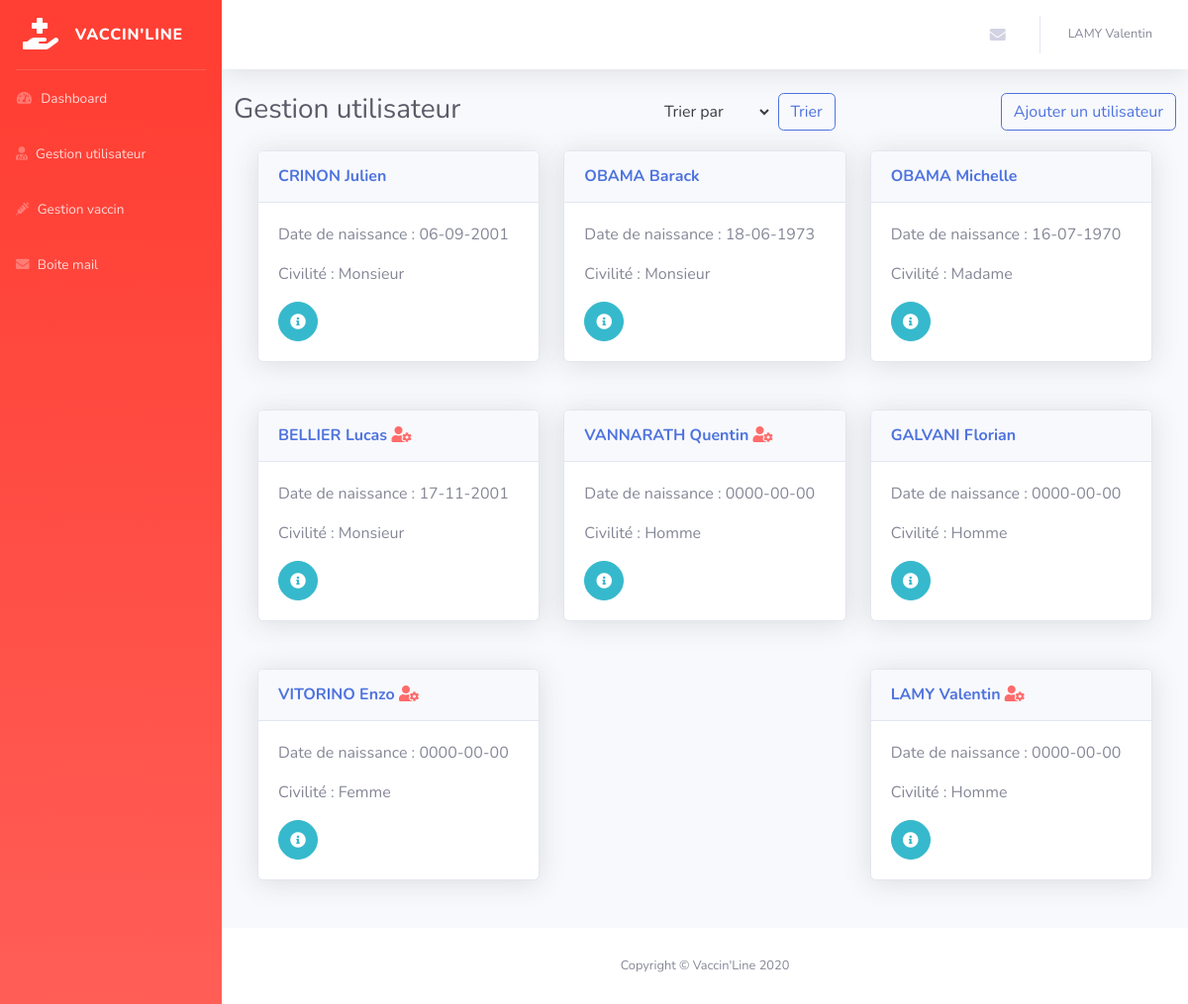
The page /admin/manage-user.php (signed in) on the database as committed earlier.
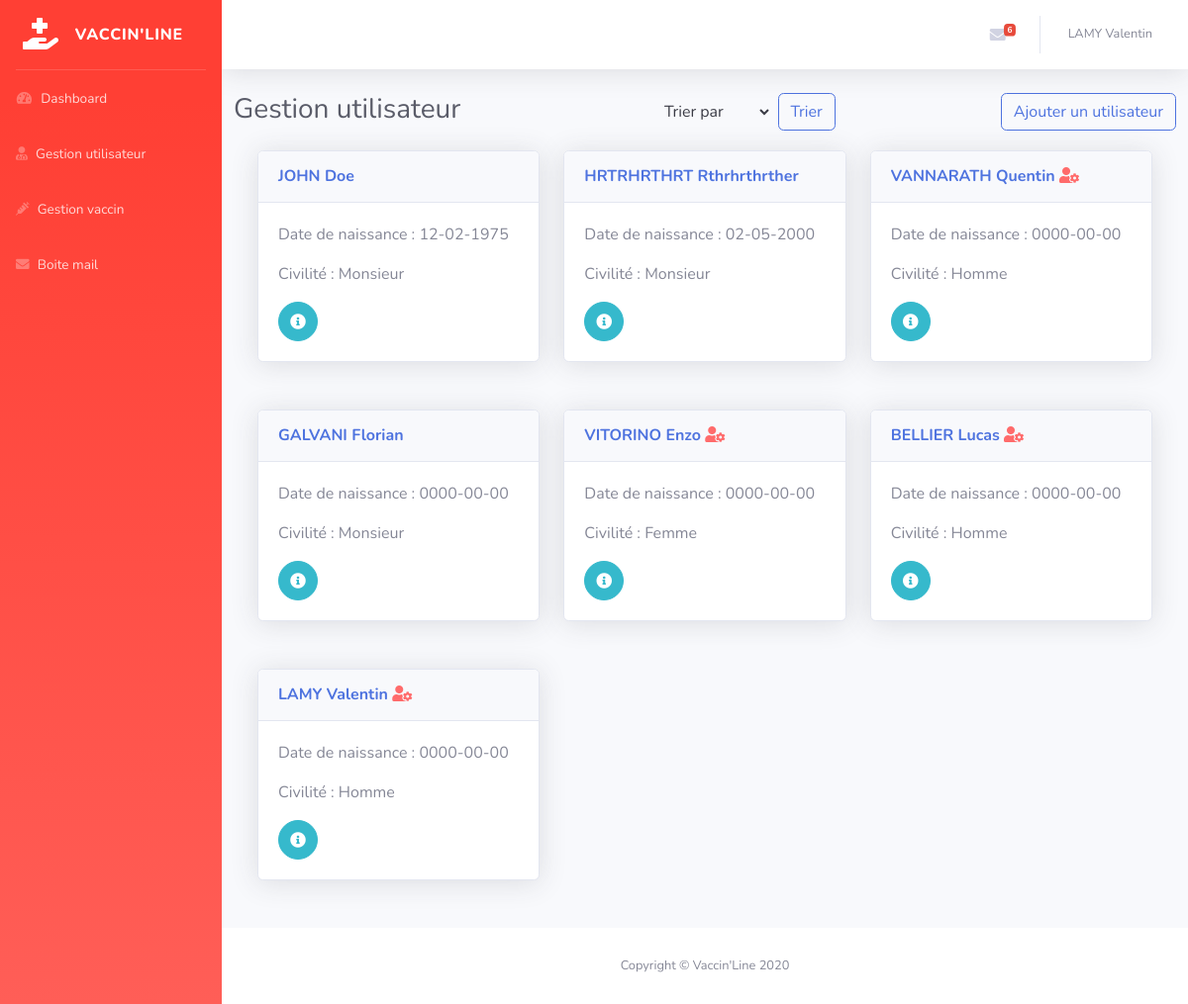
The same page on the database as committed later.
### tables this page shows
CREATE TABLE `vl_users` (
  `id` int(11) NOT NULL,
  `nom` varchar(150) NOT NULL,
  `prenom` varchar(150) NOT NULL,
  `password` varchar(255) NOT NULL,
  `email` varchar(120) NOT NULL,
  `status` int(11) NOT NULL DEFAULT 1,
  `token` varchar(255) DEFAULT NULL,
  `token_at` datetime DEFAULT NULL,
  `date_naissance` varchar(10) NOT NULL,
  `created_at` datetime NOT NULL,
  `civilite` varchar(100) NOT NULL,
  `role` varchar(10) NOT NULL,
  `age` int(3) NOT NULL
);

### inc/function.php (called while the page is built, shortened)
<?php
function TotalNonLu($contacts)
{
  $a = 0;
  foreach ($contacts as $contact) {
    if ($contact['lu'] == 'non') {
      ++$a;
    }
  }
  return $a;
}

### admin/manage-user.php (the view, shortened to what the changed rows need)
<?php
include('../inc/pdo.php');
include('../inc/function.php');
$title = 'Gestion utilisateur';
$trier = 1;
$sql = "SELECT * FROM vl_contacts WHERE status = 1 AND lu = 'non'";
$query = $pdo->prepare($sql);
$query->execute();
$contacts = $query->fetchAll();
  if(!empty($trier) && $trier == 2) {
    $sql = "SELECT * FROM vl_users WHERE status = 1 ORDER BY created_at ASC";
    $query = $pdo->prepare($sql);
    $query->execute();
    $users = $query->fetchAll();
  } elseif ($trier == 1) {
      $sql = "SELECT * FROM vl_users WHERE status = 1 ORDER BY created_at DESC";
      $query = $pdo->prepare($sql);
      $query->execute();
      $users = $query->fetchAll();
    }
include('inc/header-back.php');
 ?>
    <div class="container-fluid">
      <div class="row text-center justify-content-between">
        <div class="">
          <h1 class="h3 mb-4 text-gray-800"><?php echo $title; ?></h1>
        </div>
      </div>
        <div class="d-flex flex-wrap justify-content-between">
          <?php foreach ($users as $user) :?>
            <div class="col-xl-4 col-md-6 mb-4">
              <div class="card shadow mb-4">
                <div class="card-header py-3">
                  <h6 class="m-0 font-weight-bold text-primary"><a href="single-user.php?id=<?php echo $user['id'] ?>"><?php echo mb_strtoupper($user['nom']) . ' ' . ucfirst($user['prenom']);?></a> <?php if ($user['role'] == 'role_admin') {echo ' <i class="fas fa-user-cog" style="color: #ff6b6b;"></i>';}?></h6>
                </div>
                <div class="card-body">
                  <p>Date de naissance : <?php echo ucfirst($user['date_naissance']); ?></p>
                  <p>Civilité : <?php echo ucfirst($user['civilite']); ?></p>
                  <a href="single-user.php?id=<?php echo $user['id'] ?>" class="btn btn-info btn-circle">
                      <i class="fas fa-info-circle"></i>
                  </a>
                </div>
              </div>
            </div>
          <?php endforeach ;?>
        </div>
    </div>
<?php
include('inc/footer-back.php');

### admin/inc/header-back.php (shortened to what the changed rows need)
<!DOCTYPE html>
<html lang="fr">
<head>
    <link href="vendor/fontawesome-free/css/all.min.css" rel="stylesheet" type="text/css">
    <link href="asset/css/sb-admin-2.min.css" rel="stylesheet">
</head>
<body id="page-top">
    <div id="wrapper">
        <div id="content-wrapper" class="d-flex flex-column">
            <div id="content">
                <nav class="navbar navbar-expand navbar-light bg-white topbar mb-4 static-top shadow">
                    <ul class="navbar-nav ml-auto">
                        <li class="nav-item dropdown no-arrow mx-1">
                            <a class="nav-link dropdown-toggle" href="#" id="messagesDropdown" role="button"
                                data-toggle="dropdown" aria-haspopup="true" aria-expanded="false">
                                <i class="fas fa-envelope fa-fw"></i>
                                  <?php if (TotalNonLu($contacts) > 0 ): ?>
                                    <span class="badge badge-danger badge-counter"><?php echo TotalNonLu($contacts) ?></span>
                                  <?php endif; ?>
                            </a>
                        </li>
                    </ul>
                </nav>

Rows that differ between the two databases and show on the page:
removed vl_users: nom "CRINON", prenom "Julien", date_naissance "06-09-2001", civilite "Monsieur"
removed vl_users: nom "OBAMA", prenom "Barack", date_naissance "18-06-1973", civilite "Monsieur"
removed vl_users: nom "OBAMA", prenom "Michelle", date_naissance "16-07-1970", civilite "Madame"
added vl_users: nom "JOHN", prenom "Doe", date_naissance "12-02-1975", civilite "Monsieur"
now on this page (row edited): vl_users: nom "HRTRHRTHRT", prenom "Rthrhrthrther", date_naissance "02-05-2000", civilite "Monsieur"
changed vl_users "GALVANI": civilite "Homme" → "Monsieur"
changed vl_users "BELLIER": date_naissance "17-11-2001" → "0000-00-00"; civilite "Monsieur" → "Homme"; moves down the list
Other text that changed with them:
TotalNonLu($contacts): (not shown) → "6"
